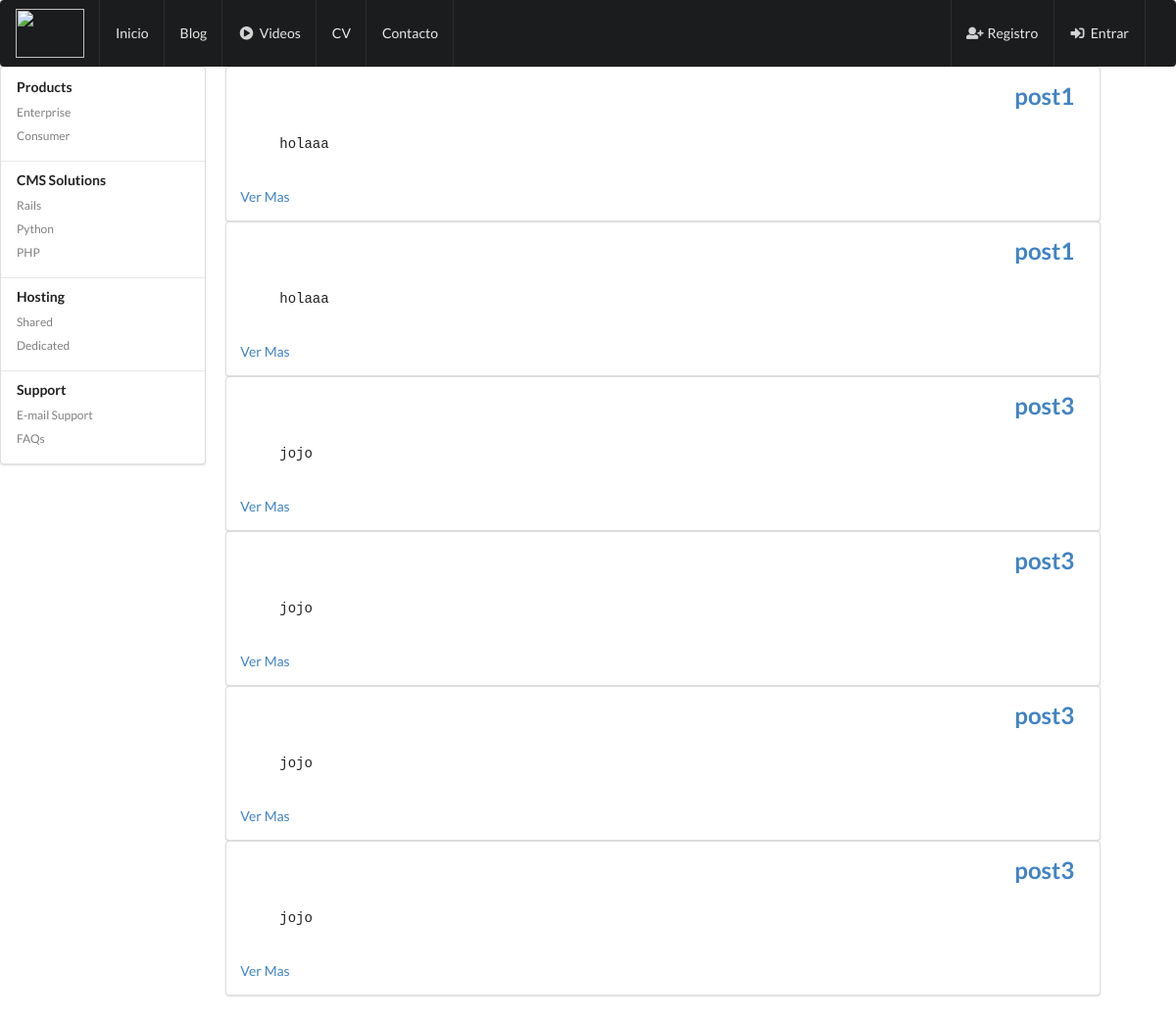
The page /posts/ on the database as committed earlier.
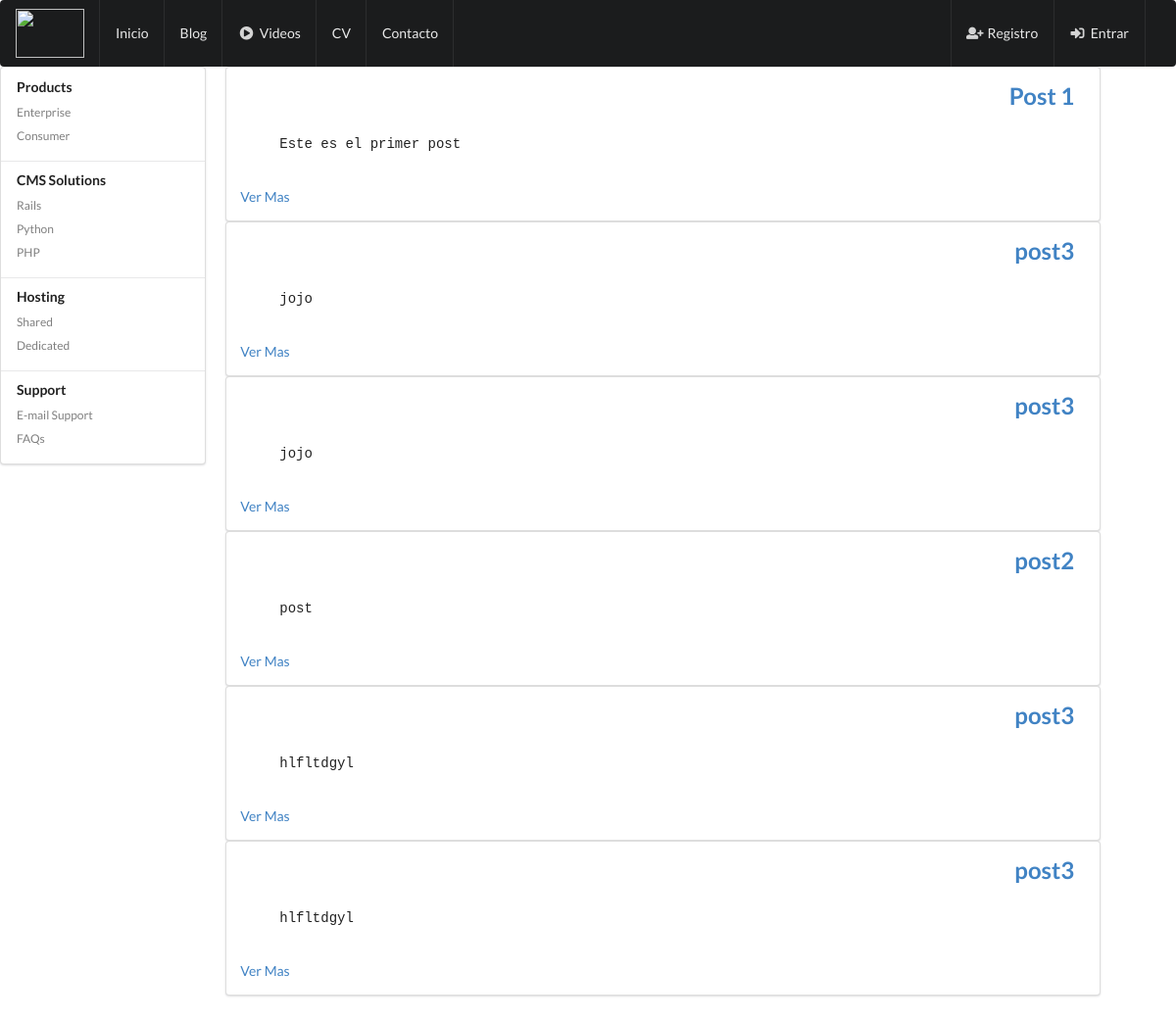
The same page on the database as committed later.
### blog/models.py (models this page shows, shortened)
class Post(models.Model):
	title = models.CharField(max_length=120)
	content = models.TextField()
	updated = models.DateTimeField(auto_now=True, auto_now_add=False)
	timestamp = models.DateTimeField(auto_now=False, auto_now_add=True)
	def get_absolute_url(self):
		return reverse('posts:detail', kwargs={'id': self.id})

### blog/views.py (the view)
def post_list(request):
	posts = Post.objects.all()
	context = {
		'title': 'Blog',
		'message': "Hola a todos!!",
		'posts': posts
	}
	return render(request, "post_list.html", context)

### templates/post_list.html (shortened to what this page needs)
{% extends "base.html" %}
{% block content %}
	{% for post in posts %}
		<div class="five wide column">
			<div class="ui segment">
			  		<h2 class="ui right floated header"><a href='{{ post.get_absolute_url }}'>{{ post.title }}</a></h2>
			  		<br>
			  		<br>
					{% if post.content|length < 500 %}
					<pre><blockquote>{{ post.content}}</blockquote></pre>
					<br>
					{% else %}
					<blockquote>{{ post.content|truncatechars:200 }} </blockquote>
					<br>
					{% endif %}
					<a href='{{ post.get_absolute_url }}'>Ver Mas</a>
			</div>
		</div>
	{% endfor %}
{% endblock %}

Rows that differ between the two databases and show on the page:
removed Post: title "post1", content "holaaa"
removed Post: title "post1", content "holaaa"
removed Post: title "post3", content "jojo"
changed Post: title "post3" → "Post 1"; content "jojo" → "Este es el primer post"
added Post: title "post2", content "post"
added Post: title "post3", content "hlfltdgyl"
added Post: title "post3", content "hlfltdgyl"
